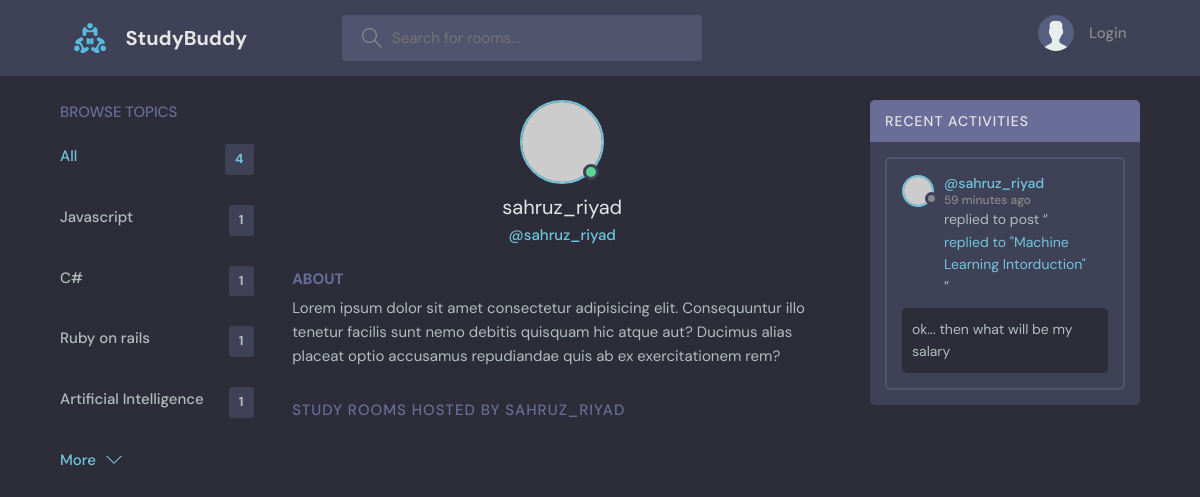
Page /profile/1/ on the committed database.
### base/models.py (models this page shows, shortened)
class Topic(models.Model):
    name = models.CharField(max_length=200)

class User(AbstractUser):
    name = models.CharField(max_length=200, null=True)
    email = models.EmailField(unique=True, null=True)
    username = models.CharField(max_length=100, unique=True)
    bio = models.TextField(null=True)
    avatar = models.ImageField(null=True, default='avatar.svg')
    REQUIRED_FIELDS = []

class Message(models.Model):
    user = models.ForeignKey(User, on_delete= models.CASCADE)
    room = models.ForeignKey(Room, on_delete= models.CASCADE)
    body = models.TextField()
    updated = models.DateTimeField(auto_now = True)
    created = models.DateTimeField(auto_now_add = True)
    class Meta:
        ordering = ['-updated', '-created']

class Room(models.Model):
    host = models.ForeignKey(User, on_delete= models.SET_NULL , null = True)
    topic = models.ForeignKey(Topic, on_delete= models.SET_NULL , null = True)
    name = models.CharField(max_length = 200)
    description = models.TextField(null = True, blank = True)
    participants = models.ManyToManyField(User, related_name='participants', blank=True)
    updated = models.DateTimeField(auto_now = True)
    created = models.DateTimeField(auto_now_add = True)
    class Meta:
        ordering = ['-updated', '-created']
    def __str__(self):
        return self.name

### base/views.py (the view)
# urls.py: path('profile/<str:pk>/', views.userProfile, name= "user-profile"),
def userProfile(request,pk):
    user = User.objects.get(id=pk)
    rooms = user.room_set.all()
    room_messages = user.message_set.all()
    topics = Topic.objects.all()
    context = {'user' : user, 'rooms' : rooms,
               'room_messages' : room_messages, 'topics' : topics}
    return render(request,'base/profile.html',context)

### base/templates/base/profile.html (shortened to what this page needs)
{% extends 'main.html' %}
{% block content %}
<main class="profile-page layout layout--3">
<div class="container">
    {% include 'base/topics_component.html' %}
    <div class="roomList">
    <div class="profile">
        <div class="profile__avatar">
        <div class="avatar avatar--large active">
            <img src="https://randomuser.me/api/portraits/men/11.jpg" />
        </div>
        </div>
        <div class="profile__info">
        <h3>{{user.username}}</h3>
        <p>@{{user.username}}</p>
        </div>
        <div class="profile__about">
        <h3>About</h3>
        <p>
            Lorem ipsum dolor sit amet consectetur adipisicing elit. Consequuntur illo tenetur
            facilis sunt nemo debitis quisquam hic atque aut? Ducimus alias placeat optio
            accusamus repudiandae quis ab ex exercitationem rem?
        </p>
        </div>
    </div>
    <div class="roomList__header">
        <div>
        <h2>Study Rooms Hosted by {{user.username}}</a>
        </h2>
        </div>
    </div>
    </div>
    {% include 'base/activity_component.html' %}
</div>
</main>
</body>
</html>
{% endblock %}

### base/templates/base/topics_component.html
<div class="topics">
    <div class="topics__header">
      <h2>Browse Topics</h2>
    </div>
    <ul class="topics__list">
      <li>
        <a href="{% url 'home' %}" class="active">All <span>{{topics.count}}</span></a>
      </li>
      {% for topic in topics %}
      <li>
        <a href="{% url 'home' %}?q={{topic.name}}">{{topic.name}} <span>{{topic.room_set.all.count}}</span></a>
      </li>
      {% endfor %}
    </ul>
    <a class="btn btn--link" href="topics.html">
      More
      <svg version="1.1" xmlns="http://www.w3.org/2000/svg" width="32" height="32" viewBox="0 0 32 32">
        <title>chevron-down</title>
        <path d="M16 21l-13-13h-3l16 16 16-16h-3l-13 13z"></path>
      </svg>
    </a>
  </div>

### base/templates/base/activity_component.html (shortened to what this page needs)
<div class="activities">
    <div class="activities__header">
      <h2>Recent Activities</h2>
    </div>
    {% for message in room_messages %}
    <div class="activities__box">
      <div class="activities__boxHeader roomListRoom__header">
        <a href="{% url 'user-profile' message.user.id %}" class="roomListRoom__author">
          <div class="avatar avatar--small">
            <img src="https://randomuser.me/api/portraits/women/11.jpg" />
          </div>
          <p>
            @{{message.user}}
            <span>{{message.created|timesince}} ago</span>
          </p>
        </a>
      </div>
      <div class="activities__boxContent">
        <p>replied to post “<a href="{% url 'room' message.room_id %}">replied to "{{message.room}}"</a>”</p>
        <div class="activities__boxRoomContent">
            {{message.body}}
        </div>
      </div>
    </div>
    {% endfor %}
</div>

### rows in the picture
Topic: name "Javascript", room_set.all.count "1"
Topic: name "C#", room_set.all.count "1"
Topic: name "Ruby on rails", room_set.all.count "1"
Topic: name "Artificial Intelligence", room_set.all.count "1"
User: username "sahruz_riyad", username "SAHRUZ_RIYAD"
Message: user "sahruz_riyad", created "59 minutes", room "Machine Learning Intorduction", body "ok... then what will be my salary"

### other values in the picture
{{ topics.count }} "4"
